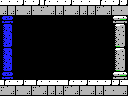

This game map was drawn from its Tiled (.tmx) file and the tilesets committed beside it. A one-line description and the full map source follow:
An orthogonal 16x12 tile map with 8x8 px tiles, 1 tile layer (Tile Layer 1) and 9 objects (2x breakable-right, 2x door-right, item, big-item, breakable-down, ...).

<map version="1.0" orientation="orthogonal" renderorder="right-down" width="16" height="12" tilewidth="8" tileheight="8" nextobjectid="11">
 <tileset firstgid="1" name="tiles" tilewidth="8" tileheight="8" tilecount="256" columns="16">
  <image source="tiles.png" width="128" height="128" />
 </tileset>
 <layer name="Tile Layer 1" width="16" height="12">
  <data encoding="csv">
156,156,247,156,247,151,156,156,247,156,156,156,151,156,247,247,
152,152,153,152,153,153,152,152,153,152,152,152,153,152,153,153,
113,114,1,1,1,1,1,1,1,1,1,1,1,1,244,245,
117,118,1,1,1,1,1,1,1,1,1,1,1,1,196,197,
117,118,1,1,1,1,1,1,1,1,1,1,1,1,212,213,
119,120,1,1,1,1,1,1,1,1,1,1,1,1,228,229,
117,118,1,1,1,1,1,1,1,1,1,1,1,1,196,197,
117,118,1,1,1,1,1,1,1,1,1,1,1,1,212,213,
119,120,1,1,1,1,1,1,1,1,1,1,1,1,228,229,
113,114,1,1,1,1,1,1,1,1,1,1,1,1,244,245,
151,156,247,156,151,156,156,156,151,156,247,156,156,247,247,156,
153,152,153,152,153,152,152,152,153,152,153,152,152,153,153,152
</data>
 </layer>
 <objectgroup name="objects">
  <object id="1" type="item" x="96" y="64" width="16" height="16" />
  <object id="2" type="big-item" x="80" y="56" width="32" height="24" />
  <object id="3" type="breakable-right" x="112" y="48" width="16" height="32" />
  <object id="4" type="breakable-right" x="112" y="16" width="16" height="32" />
  <object id="6" type="breakable-down" x="48" y="80" width="32" height="16" />
  <object id="7" type="door-right" x="112" y="24" width="16" height="24" />
  <object id="8" type="door-right" x="112" y="48" width="16" height="24" />
  <object id="9" type="door-down" x="48" y="80" width="32" height="16" />
  <object id="10" type="4x4-item" x="80" y="48" width="32" height="32" />
 </objectgroup>
</map>
